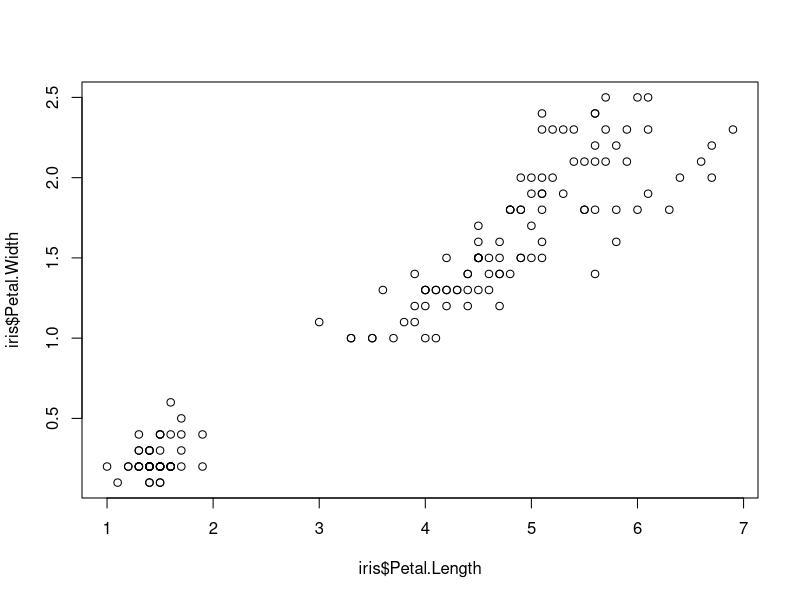
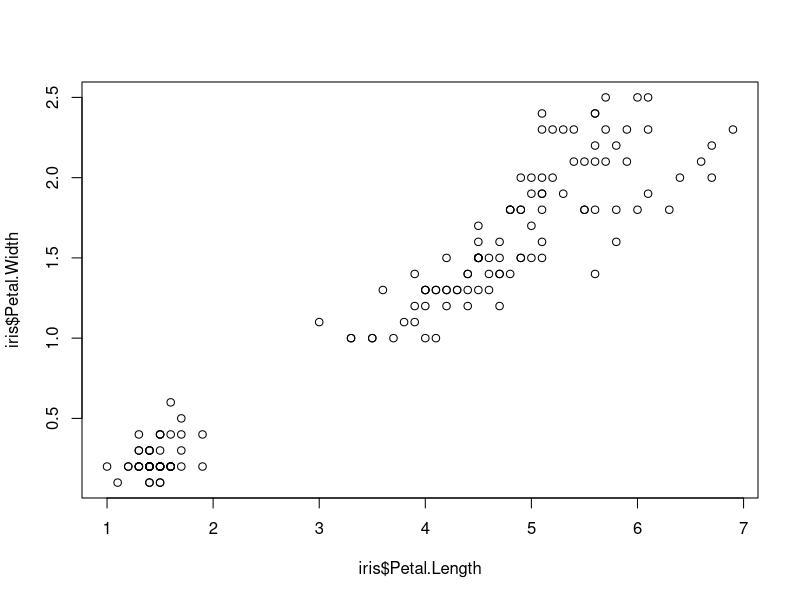
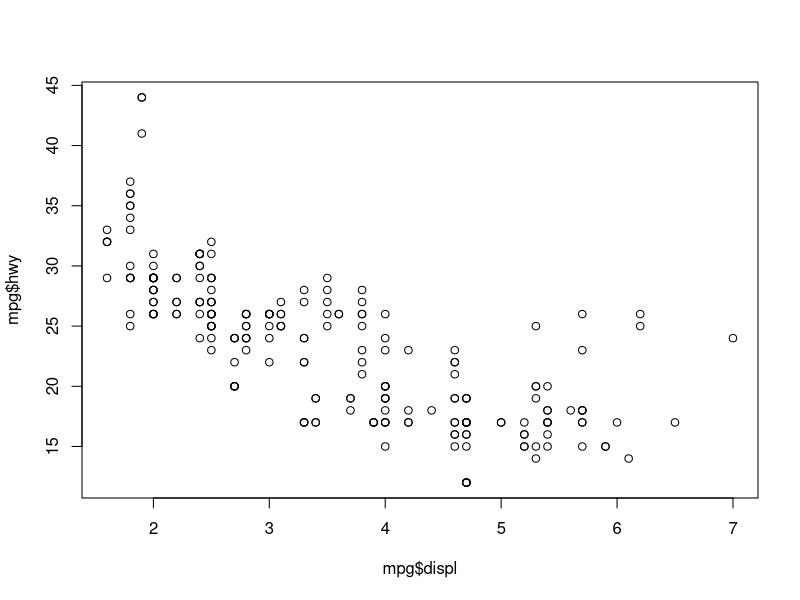
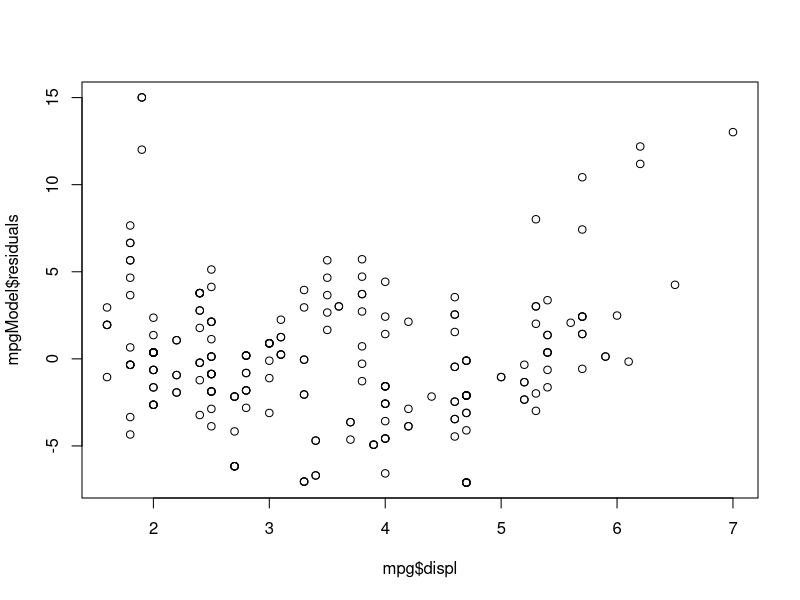

These charts were generated, in order, by the following R code:
## ---- chunk 1

#---------- RSTUDIO STARTER V 2.0  --------------#
#                    -Prepared with care by  AM ;D
                
                                                                          
knitr::opts_chunk$set(echo = TRUE, 
                      message = FALSE, 
                      warning = FALSE)      
library(tidyverse)                
library(ggthemes)                    

theme_set(theme_tufte() +                                     
  theme(text=element_text(family="sans")))  

#------------------------------------------------#
## ---- chunk 2
plot(iris$Petal.Length, iris$Petal.Width)
## ---- chunk 3
r <- cor(iris$Petal.Length, iris$Petal.Width)
r
sy <- sd(iris$Petal.Width)
sy
sx <- sd(iris$Petal.Length)
sx

## ---- chunk 4
r*sy/sx
## ---- chunk 5
lm(iris$Petal.Width~iris$Petal.Length)
## ---- chunk 6
lm(mpg$hwy~mpg$displ)
## ---- chunk 7
lm(iris$Petal.Width~iris$Petal.Length)
## ---- chunk 8
plot(iris$Petal.Length, iris$Petal.Width)
## ---- chunk 9
plot(mpg$displ, mpg$hwy)
## ---- chunk 10
mpgModel <- lm(mpg$hwy~mpg$displ)

#plot residuals

# x = mpg$displ
# y = mpgModel$residuals

plot(mpg$displ, mpgModel$residuals)
